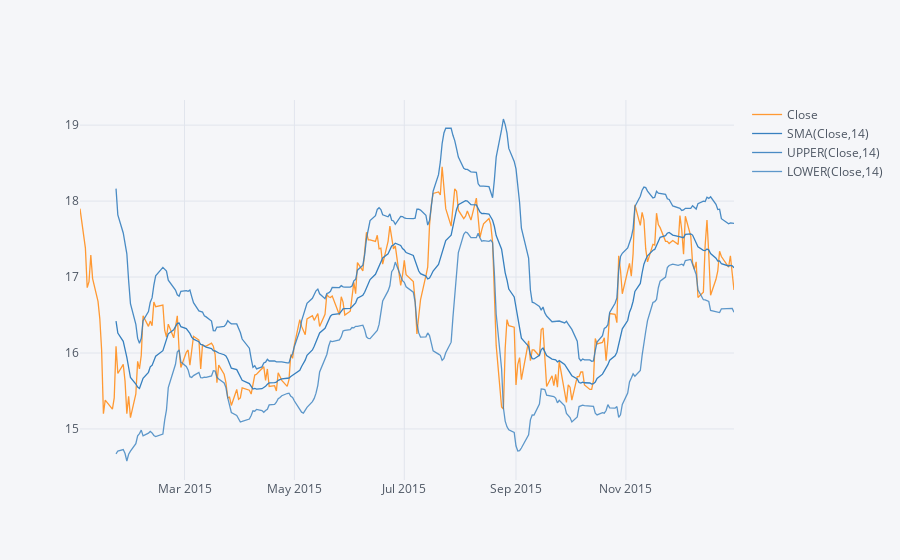

The cell this chart's notebook holds for it:
### Markdown cell above
**Use .ta_plot(study='boll') to create a Bollinger Band Plot for Bank of America for the year 2015.**

### Code cell
bank_stocks['BAC']['Close']['20150101':'20160101'].ta_plot(study='boll')

### Figure 1 — Plotly figure (JSON) as saved in the notebook; plotly's stock layout.template omitted (floating-point values rounded to 4 significant figures; data arrays with more than 128 entries replaced by an {"elided": "..."} marker saying what was removed)
{"data": [{"line": {"color": "rgba(255, 153, 51, 1.0)", "dash": "solid", "width": 1.3}, "mode": "lines", "name": "Close", "text": "", "type": "scatter", "x": {"elided": "252 str values"}, "y": {"elided": "252 float values"}}, {"line": {"color": "rgba(55, 128, 191, 1.0)", "dash": "solid", "width": 1.3}, "mode": "lines", "name": "SMA(Close,14)", "text": "", "type": "scatter", "x": {"elided": "252 str values"}, "y": {"elided": "252 mixed values"}}, {"line": {"color": "rgba(55, 128, 191, 0.89999999999999991)", "dash": "solid", "width": 1.3}, "mode": "lines", "name": "UPPER(Close,14)", "text": "", "type": "scatter", "x": {"elided": "252 str values"}, "y": {"elided": "252 mixed values"}}, {"line": {"color": "rgba(55, 128, 191, 0.79999999999999982)", "dash": "solid", "width": 1.3}, "mode": "lines", "name": "LOWER(Close,14)", "text": "", "type": "scatter", "x": {"elided": "252 str values"}, "y": {"elided": "252 mixed values"}}], "layout": {"legend": {"bgcolor": "#F5F6F9", "font": {"color": "#4D5663"}}, "paper_bgcolor": "#F5F6F9", "plot_bgcolor": "#F5F6F9", "titlefont": {"color": "#4D5663"}, "xaxis1": {"gridcolor": "#E1E5ED", "showgrid": true, "tickfont": {"color": "#4D5663"}, "title": "", "titlefont": {"color": "#4D5663"}, "zerolinecolor": "#E1E5ED"}, "yaxis1": {"gridcolor": "#E1E5ED", "showgrid": true, "tickfont": {"color": "#4D5663"}, "title": "", "titlefont": {"color": "#4D5663"}, "zerolinecolor": "#E1E5ED"}}}
